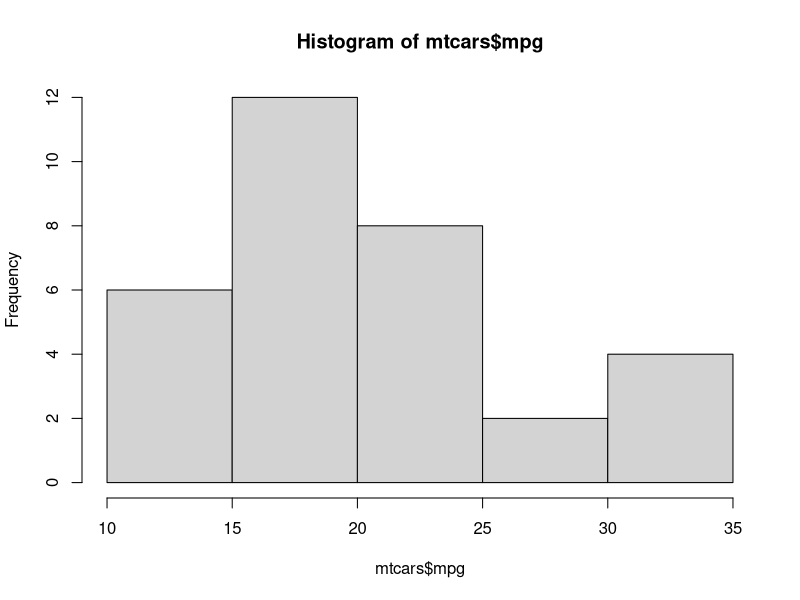
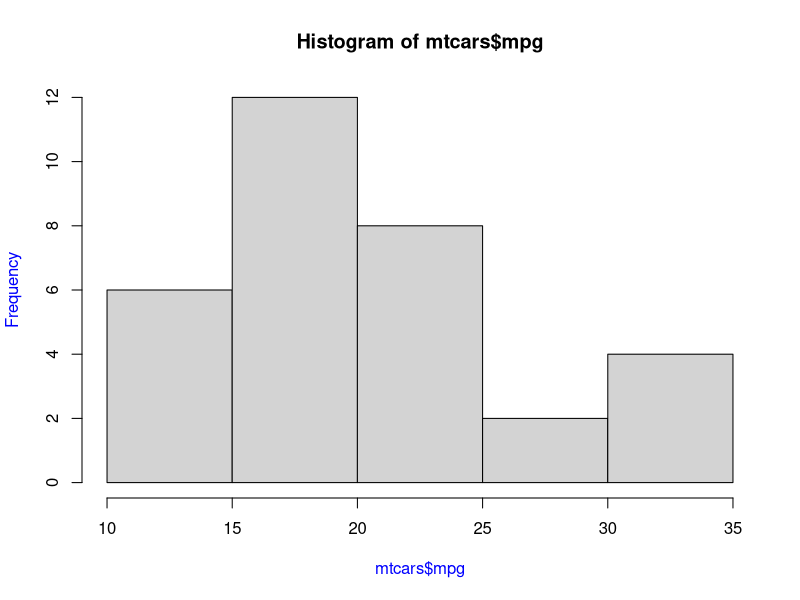
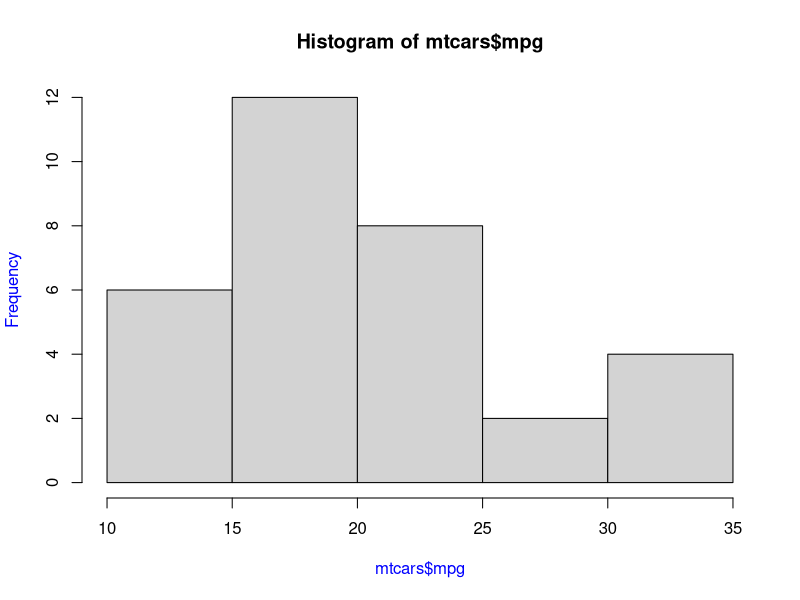
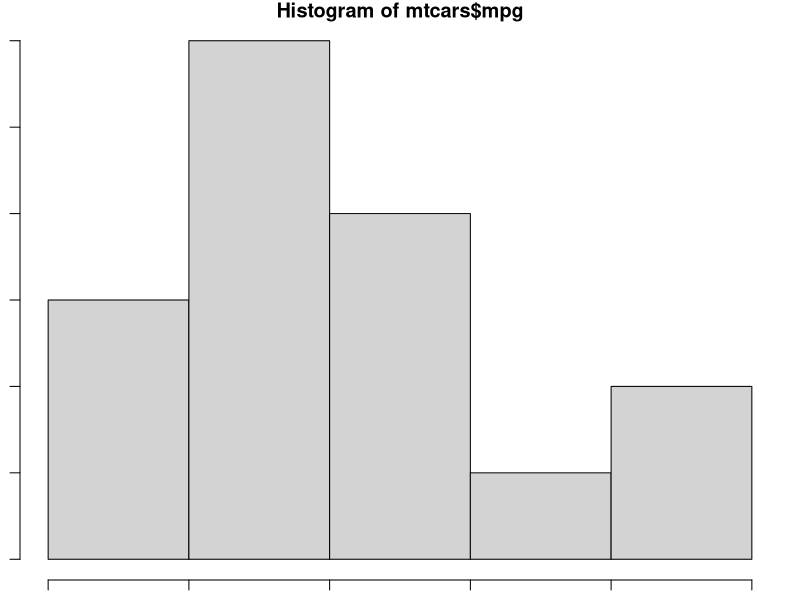
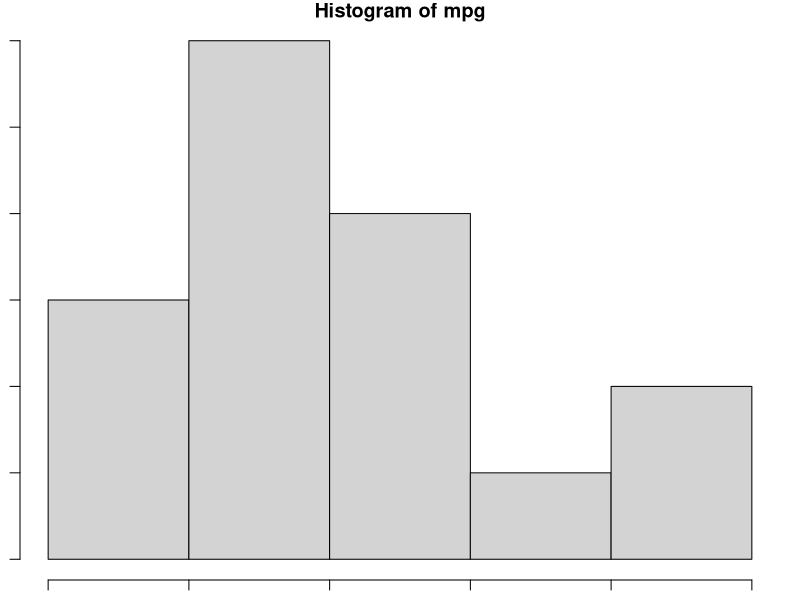
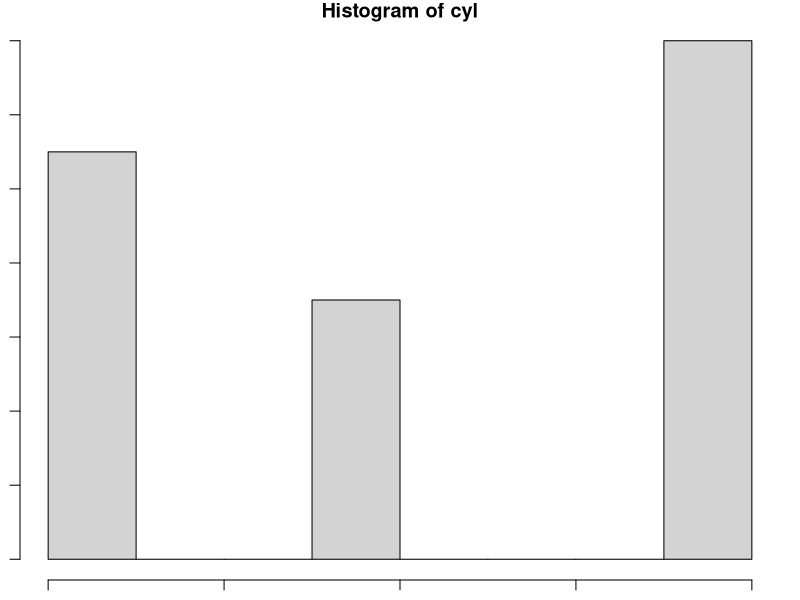
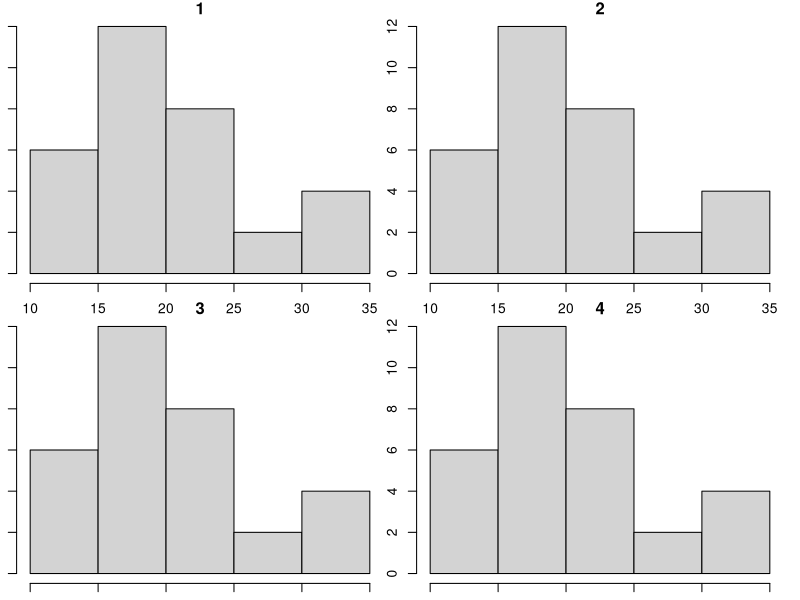
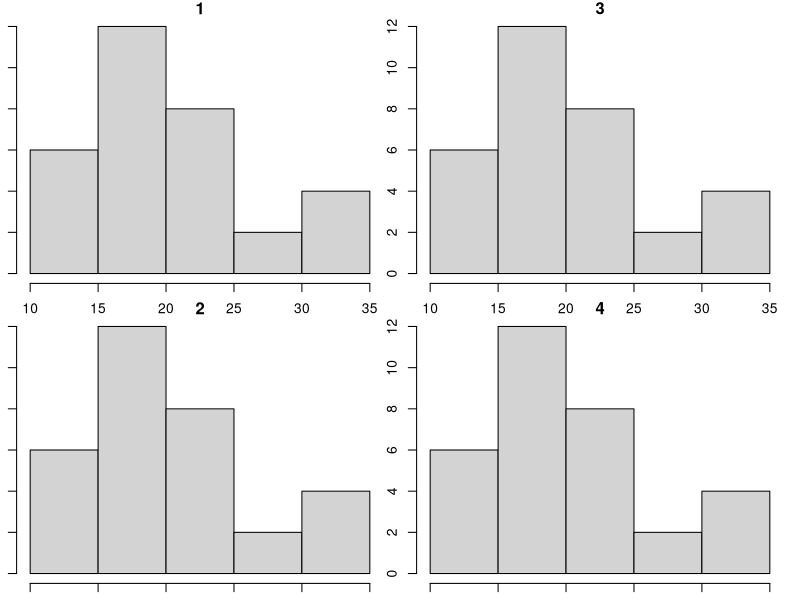

R code for these plots, in order:
hist(mtcars$mpg)
par(col.lab='blue')
hist(mtcars$mpg)
opar=par(no.readonly=T)
opar
par(opar)
hist(mtcars$mpg)
par('mar')
par('mai')
par(mar=c(1,1,1,1))

hist(mtcars$mpg)
attach(mtcars)
hist(mpg)
hist(cyl)

par(mfrow=c(2,2))

hist(mpg,main=1)
hist(mpg,main=2)
hist(mpg,main=3)
hist(mpg,main=4)


par(mfcol=c(2,2)) #multiple frames per coloumn

hist(mpg,main=1)
hist(mpg,main=2)
hist(mpg,main=3)
hist(mpg,main=4)



layout(matrix(c(1,2,3,4,5,6),byrow=T,nrow=3))

hist(mpg,main=4)
hist(cyl,main=2)
hist(mpg,main=3)
hist(mpg,main=1)
hist(cyl,main=5)
hist(mpg,main=6)


layout(matrix(c(1,1,2,3),byrow=T,nrow=2),widths=c(3,1),heights=c(1,2))
hist(mpg,main=1)
hist(mpg,main=1)

hist(mpg,main=2)
hist(cyl,main=3)

attach(mtcars)
plot.new()
par(fig=c(0,0.8,0,0.8),new=TRUE)
plot(wt,mpg)


par(fig=c(0,0.8,0.7,1),new=TRUE)
boxplot(wt,horizontal = T,axes=F)

par(fig=c(0.7,1,0,0.8),new=TRUE)
boxplot(mpg,horizontal = F,axes=F)

